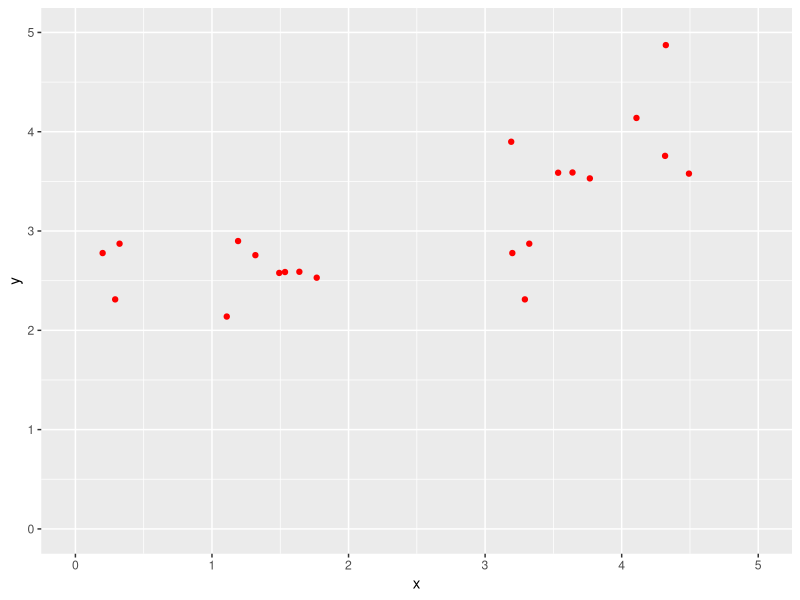
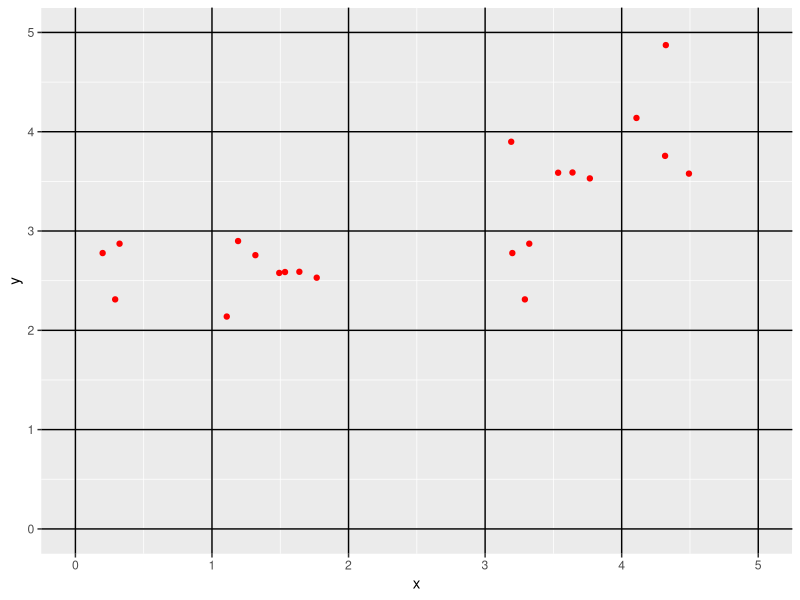
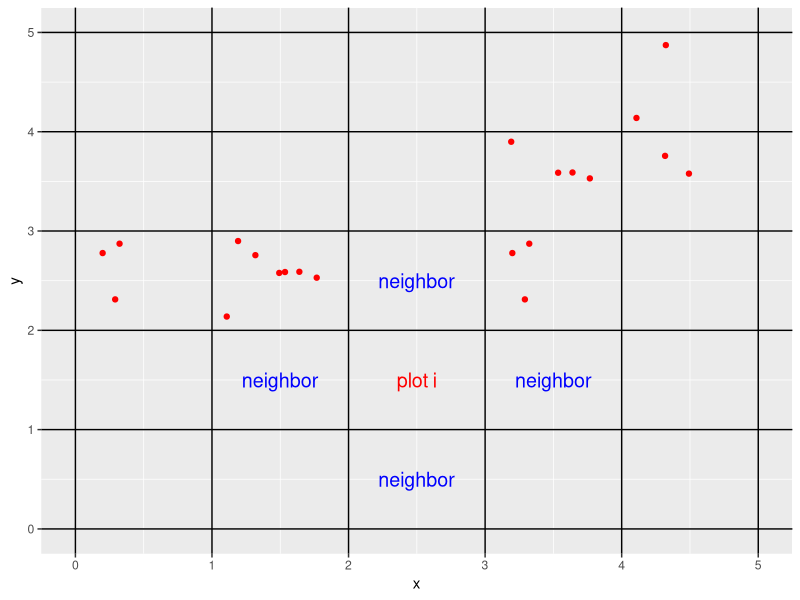
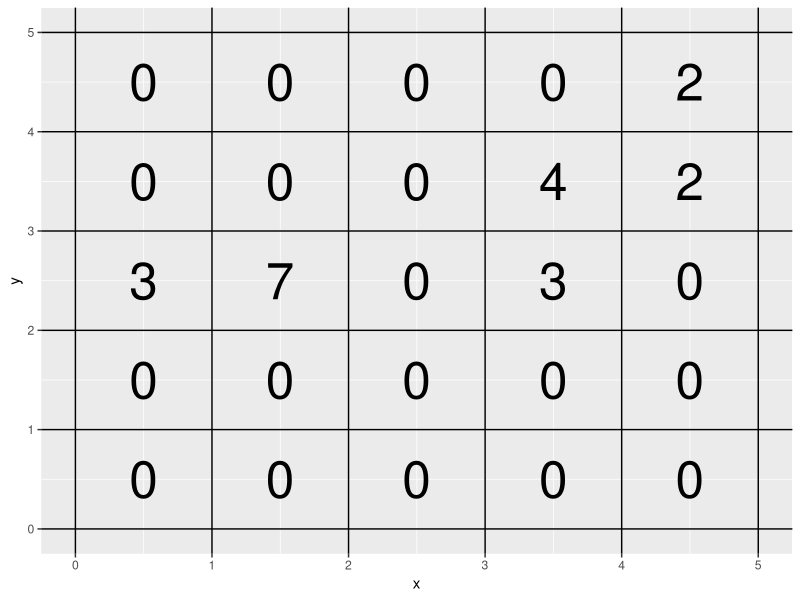
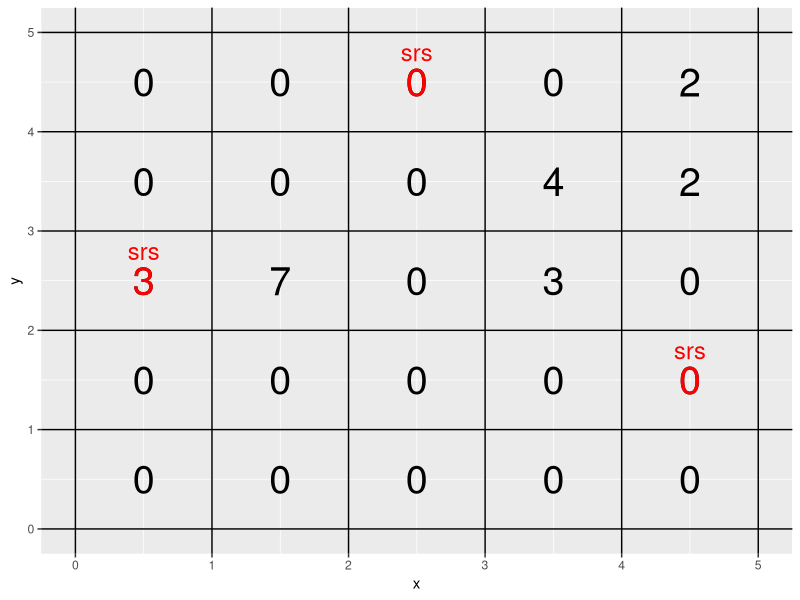
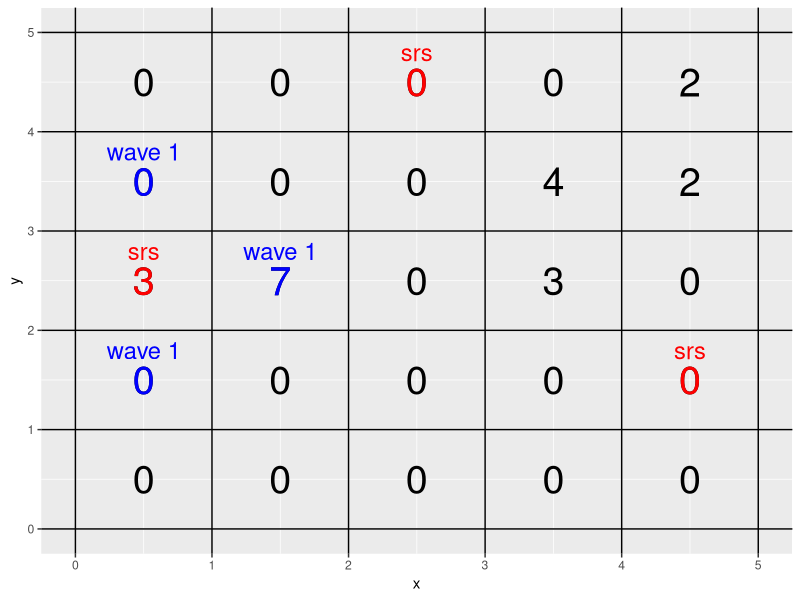
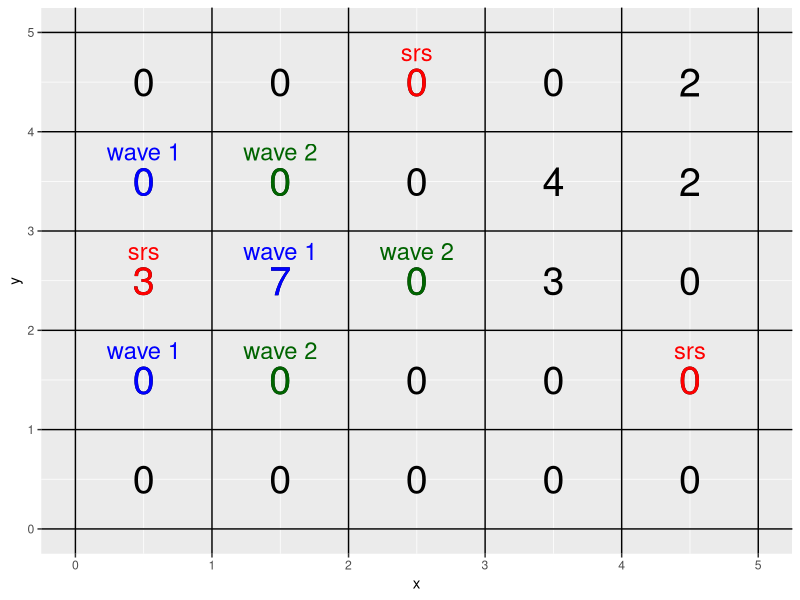
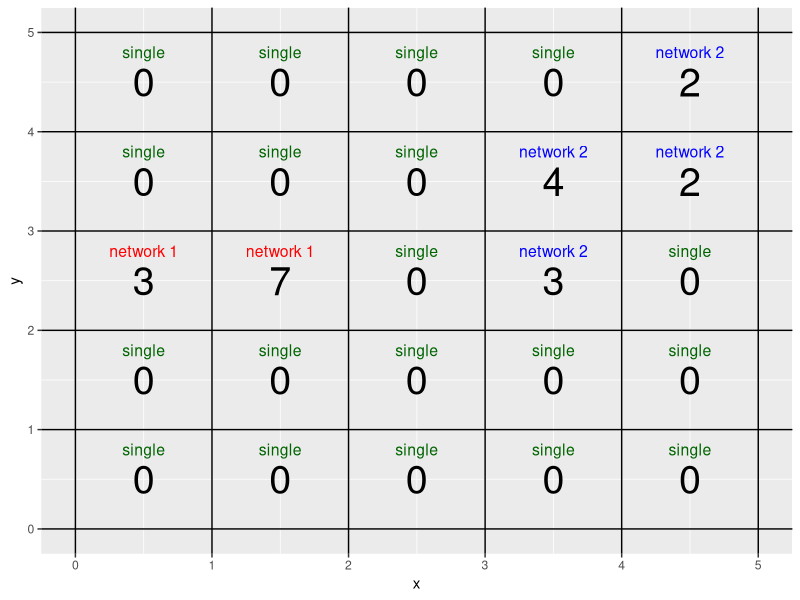

Generate these figures, in order, with R:
## ---- chunk 1
options(htmltools.dir.version = FALSE)
knitr::opts_chunk$set(collapse=TRUE, prompt=TRUE, comment=NULL, message = FALSE, warning = FALSE, fig.align = 'center', dev='svg', fig.height = 5, fig.width = 5)
library(tidyverse)
## ---- chunk 2
d <- data.frame(x_coord=1:5, y_coord=1:5)
d <- expand(d,y_coord,x_coord)
d$count <- c(0,0,0,0,0,
             0,0,0,0,0,
             3,7,0,3,0,
             0,0,0,4,2,
             0,0,0,0,2)
d$sampled <- c(0,0,0,0,0,
               1,1,0,0,1,
               1,1,1,0,0,
               1,1,0,0,0,
               0,0,1,0,0)
d$networks <- c("none","none","none","none","none",
                "none","none","none","none","net_2",
                "net_3","net_3","none","none","none",
                "none","none","none","none","none",
                "none","none","net_1","none","none")
d$waves <- "none"
d$waves[c(10,11,23)] <- "srs"
d$waves[c(6,12,16)] <- "wave 1"
d$waves[c(7,13,17)] <- "wave 2"
d$allnet <- "single"
d$allnet[c(11,12)] <- "network 1"
d$allnet[c(14,19,20,25)] <- "network 2"
## ---- chunk 3
set.seed(12345)
ggplot(expand(data.frame(x=0:5,y=0:5),x,y), aes(x,y)) + 
  geom_point(data=uncount(d, count), aes(x=x_coord- runif(10,0.1,.9), y=y_coord- runif(10,0.1,.9)), color="red") + 
  scale_x_continuous(limits=c(0,5)) + scale_y_continuous(limits=c(0,5))
## ---- chunk 4
set.seed(12345)
ggplot(expand(data.frame(x=0:5,y=0:5),x,y), aes(x,y)) + 
  geom_vline(aes(xintercept=x)) +   geom_hline(aes(yintercept=y)) +
  geom_point(data=uncount(d, count), aes(x=x_coord- runif(10,0.1,.9), y=y_coord- runif(10,0.1,.9)), color="red")
## ---- chunk 5
neigh <- data.frame(x=c(3,3,3,2,4), y=c(2,1,3,2,2), name=c("plot i", rep("neighbor",4)))
set.seed(12345)
ggplot(expand(data.frame(x=0:5,y=0:5),x,y), aes(x,y)) + 
  geom_vline(aes(xintercept=x)) +   geom_hline(aes(yintercept=y)) +
  geom_point(data=uncount(d, count), aes(x=x_coord- runif(10,0.1,.9), y=y_coord- runif(10,0.1,.9)), color="red") +
  geom_text(data=neigh, aes(x=x,y=y, label=name, color=name), size=5, show.legend=FALSE, nudge_x  = -.5, nudge_y = -.5) + 
  scale_colour_manual(values = c("blue", "red"))
## ---- chunk 6
ggplot(expand(data.frame(x=0:5,y=0:5),x,y), aes(x,y)) + 
  geom_vline(aes(xintercept=x)) +   geom_hline(aes(yintercept=y)) +
  geom_text(data=d, aes(x=x_coord-.5, y=y_coord-.5, label=count), size=13)

## ---- chunk 7
ggplot(expand(data.frame(x=0:5,y=0:5),x,y), aes(x,y)) + 
  geom_vline(aes(xintercept=x)) +   geom_hline(aes(yintercept=y)) +
  geom_text(data=d, aes(x=x_coord-.5, y=y_coord-.5, label=count), color="black", size=10) + 
  geom_text(data=filter(d, waves =="srs"), aes(x=x_coord - .5,y=y_coord - .2, label=waves), size=6,  color="red") +   
  geom_text(data=filter(d,waves =="srs"), aes(x=x_coord-.5, y=y_coord-.5, label=count), size=10, color="red")
## ---- chunk 8
ggplot(expand(data.frame(x=0:5,y=0:5),x,y), aes(x,y)) + 
  geom_vline(aes(xintercept=x)) +   geom_hline(aes(yintercept=y)) +
  geom_text(data=d, aes(x=x_coord-.5, y=y_coord-.5, label=count), color="black", size=10) + 
  geom_text(data=filter(d, waves %in% c("srs","wave 1")), aes(x=x_coord - .5,y=y_coord - .2, label=waves, color=waves), size=6, show.legend=FALSE) +   
  geom_text(data=filter(d,waves %in% c("srs","wave 1")), aes(x=x_coord-.5, y=y_coord-.5, label=count, color=waves), size=10, show.legend=FALSE)+ 
  scale_colour_manual(values = c("red", "blue"))
## ---- chunk 9
ggplot(expand(data.frame(x=0:5,y=0:5),x,y), aes(x,y)) + 
  geom_vline(aes(xintercept=x)) +   geom_hline(aes(yintercept=y)) +
  geom_text(data=d, aes(x=x_coord-.5, y=y_coord-.5, label=count), color="black", size=10) + 
  geom_text(data=filter(d, waves %in% c("srs","wave 1", "wave 2")), aes(x=x_coord - .5,y=y_coord - .2, label=waves, color=waves), size=6, show.legend=FALSE) +   
  geom_text(data=filter(d,waves %in% c("srs","wave 1", "wave 2")), aes(x=x_coord-.5, y=y_coord-.5, label=count, color=waves), size=10, show.legend=FALSE)+ 
  scale_colour_manual(values = c("red", "blue", "darkgreen"))
## ---- chunk 10
ggplot(expand(data.frame(x=0:5,y=0:5),x,y), aes(x,y)) + 
  geom_vline(aes(xintercept=x)) +   geom_hline(aes(yintercept=y)) +
  geom_text(data=d, aes(x=x_coord-.5, y=y_coord-.5, label=count), color="black", size=10) + 
  geom_text(data=d, aes(x=x_coord - .5,y=y_coord - .2, label=allnet, color=allnet), size=4, show.legend=FALSE) +   
  scale_colour_manual(values = c("red", "blue", "darkgreen"))
## ---- chunk 11
ggplot(expand(data.frame(x=0:5,y=0:5),x,y), aes(x,y)) + 
  geom_vline(aes(xintercept=x)) +   geom_hline(aes(yintercept=y)) +
  geom_text(data=d, aes(x=x_coord-.5, y=y_coord-.5, label=count), color="black", size=10) + 
  geom_text(data=filter(d, networks != "none"), aes(x=x_coord - .5,y=y_coord - .2, label=networks, color=networks), size=5, show.legend=FALSE) +   
  scale_colour_manual(values = c("red", "blue", "darkgreen"))
## ---- chunk 12
acs_data <- data.frame(
  y_net = c(0,0,10),
  x_net = c(1,1,2) )
## ---- chunk 13
n1 <- 3
N <- 25
acs_data$pi_single <- 1- choose(N - acs_data$x_net,n1)/choose(N,n1)
acs_data
## ---- chunk 14
jnt_fun <- function(xj,x=acs_data$x_net,N=25,n1=3) 
{ 1- choose(N - xj,n1)/choose(N,n1) - choose(N - x,n1)/choose(N,n1) + 
    choose(N - xj-x,n1)/choose(N,n1)} 
jnt_fun(xj = 1)
jnt_fun(xj = 2)
## ---- chunk 15
jnt_mat <- matrix(
  c(jnt_fun(acs_data$x_net[1]), 
  jnt_fun(acs_data$x_net[2]), 
  jnt_fun(acs_data$x_net[3])), 
  byrow=TRUE, nrow=3)
diag(jnt_mat) <- acs_data$pi_single  # fix diagonals
jnt_mat
## ---- chunk 16
library(survey)
acs_design <- svydesign(id = ~1, fpc= ~pi_single, 
                        pps=ppsmat(jnt_mat), data=acs_data)
svytotal(~y_net, acs_design)
